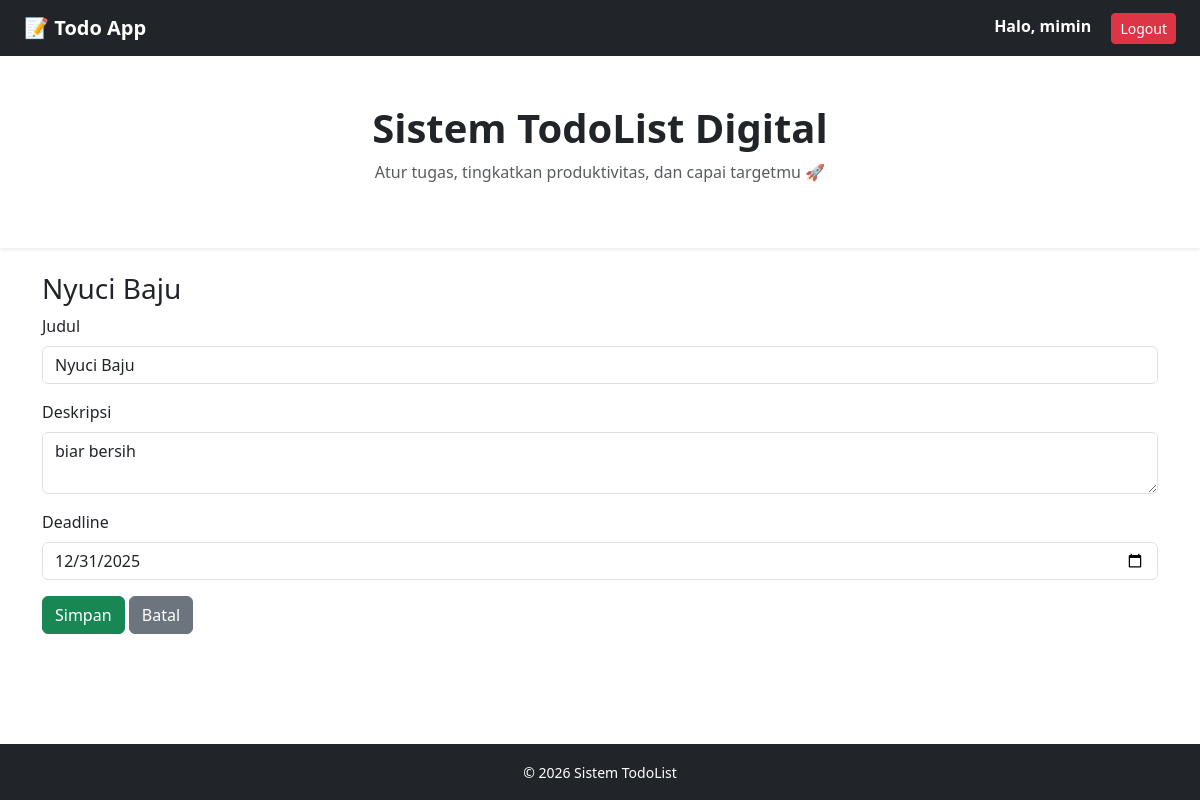
Page /edit/6/ (signed in) on the committed database.
### tasks/models.py (models this page shows)
class Task(models.Model):
    user = models.ForeignKey(User, on_delete=models.CASCADE)
    title = models.CharField(max_length=200)
    description = models.TextField(blank=True)
    deadline = models.DateField(null=True, blank=True)
    completed = models.BooleanField(default=False)
    created_at = models.DateTimeField(auto_now_add=True)
    def __str__(self):
        return self.title

### tasks/views.py (the view, shortened to what this page needs)
# urls.py: path('edit/<int:id>/', task_update, name='task_update'),
@login_required
def task_update(request, id):
    task = get_object_or_404(Task, id=id, user=request.user)
    return render(request, 'list/list_form.html', {'task': task})

### templates/list/list_form.html (shortened to what this page needs)
{% extends "base.html" %}
{% block content %}
<h3>{{ task|default:"Tambah Task" }}</h3>
<form method="post">
   <div class="mb-3">
    <label class="form-label">Judul</label>
    <input name="title" class="form-control mb-2"
         placeholder="Judul"
         value="{{ task.title|default:'' }}">
  </div>
  <div class="mb-3">
    <label class="form-label">Deskripsi</label>
    <textarea name="description" class="form-control mb-2"
            placeholder="Deskripsi">{{ task.description|default:'' }}</textarea>
  </div>
  <div class="mb-3">
    <label class="form-label">Deadline</label>
    <input type="date" name="deadline"
           class="form-control mb-2"
           value="{{ task.deadline|date:'Y-m-d' }}">
  </div>
  <button class="btn btn-success">Simpan</button>
  <a href="{% url 'task_list' %}" class="btn btn-secondary">Batal</a>
</form>
{% endblock %}

### templates/base.html (shortened to what this page needs)
<!DOCTYPE html>
<html lang="id">
<head>
  <link href="https://cdn.jsdelivr.net/npm/bootstrap@5.3.2/dist/css/bootstrap.min.css" rel="stylesheet">
</head>
<body class="d-flex flex-column min-vh-100">
  <nav class="navbar fw-bold navbar-dark bg-dark px-4">
    <a class="navbar-brand" href="{% url 'task_list' %}">
              📝 Todo App </a>
    {% if user.is_authenticated %}
    <form method="post" action="{% url 'logout' %}" style="display:inline;">
          <span class="text-white me-3">
          Halo, {{ user.username }}
        </span>
            <button type="submit" class="btn btn-danger btn-sm">
              Logout
            </button>
    </form>
    {% endif %}
  </nav>
  <section class="py-5 text-center bg-white shadow-sm">
    <div class="container">
      <h1 class="fw-bold">Sistem TodoList Digital</h1>
      <p class="text-muted mt-2">
        Atur tugas, tingkatkan produktivitas, dan capai targetmu 🚀
      </p>
    </div>
  </section>
  <div class="container mt-4 flex-fill">
    {% block content %}{% endblock %}
  </div>
  <footer class="bg-dark text-white text-center py-3 mt-5">
    <small>© 2026 Sistem TodoList</small>
  </footer>
</body>
</html>

### rows in the picture
Task: title "Nyuci Baju", description "biar bersih", deadline "12/31/2025"

### other values in the picture
{{ user.username }} "mimin"
